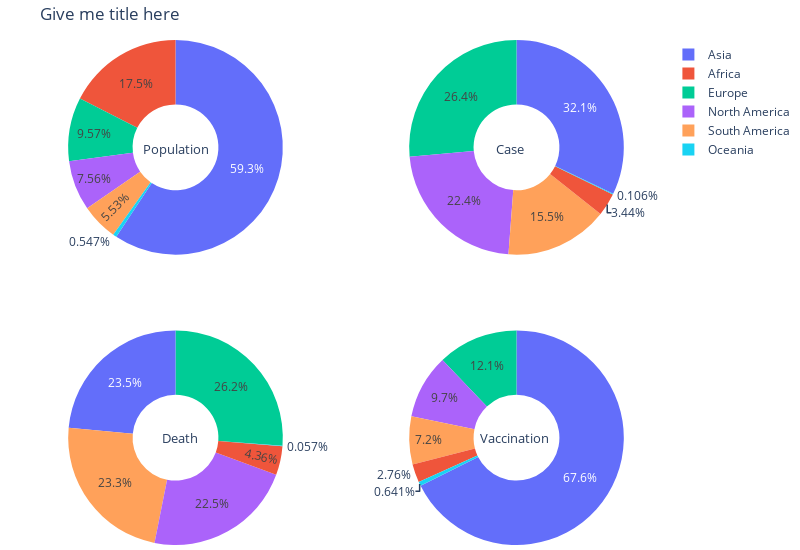

Notebook cell for this chart:
### Markdown cell above
# SHARE POPULATION IN CASE

### Code cell
fig = make_subplots(rows=2, cols=2, specs=[[{'type':'domain'}, {'type':'domain'}],[{'type':'domain'}, {'type':'domain'}]])


c4date = owid_covid_data[['continent','location','population','total_cases','total_deaths','total_vaccinations']].groupby('location').last().groupby('continent').sum()


labels = c4date.index

fig.add_trace(go.Pie(labels=labels, values=c4date.loc[c4date.index,'population'], name="Share Population"),
              1, 1)
fig.add_trace(go.Pie(labels=labels, values=c4date.loc[c4date.index,'total_cases'].tolist(), name="Share Cases"),
              1, 2)
fig.add_trace(go.Pie(labels=labels, values=c4date.loc[c4date.index,'total_deaths'].tolist(), name="Share Deaths"),
              2, 1)
fig.add_trace(go.Pie(labels=labels, values=c4date.loc[c4date.index,'total_vaccinations'].tolist(), name="Share Vaccinations"),
              2, 2)        

fig.update_traces(hole=.4, hoverinfo="label+percent+name")

fig.update_layout(
    title_text="Give me title here",
    margin={"r":5,"t":40,"l":5,"b":5},
    height= 550,
    width = 800,
    # Add annotations in the center of the donut pies.
    annotations=[dict(text='Population', x= 0.17, y=0.805, font_size=13, showarrow=False),
                 dict(text='Case', x=0.79, y=0.805, font_size=13, showarrow=False),
                 dict(text='Death',x=0.2, y= 0.19, font_size=13, showarrow=False),
                 dict(text='Vaccination', x=0.83, y= 0.19, font_size=13, showarrow=False)
                 ])
fig.show()

### Figure 1 — Plotly figure (JSON) as saved in the notebook; plotly's stock layout.template omitted (floating-point values rounded to 4 significant figures)
{"data": [{"domain": {"x": [0, 0.45], "y": [0.575, 1]}, "hole": 0.4, "hoverinfo": "label+percent+name", "labels": ["Africa", "Asia", "Europe", "North America", "Oceania", "South America"], "name": "Share Population", "type": "pie", "values": [1371693397, 4652557947, 750832184, 592829053, 42936804, 433953687]}, {"domain": {"x": [0.55, 1], "y": [0.575, 1]}, "hole": 0.4, "hoverinfo": "label+percent+name", "labels": ["Africa", "Asia", "Europe", "North America", "Oceania", "South America"], "name": "Share Cases", "type": "pie", "values": [8507361, 79571893, 65377080, 55456312, 263369, 38396741]}, {"domain": {"x": [0, 0.45], "y": [0, 0.425]}, "hole": 0.4, "hoverinfo": "label+percent+name", "labels": ["Africa", "Asia", "Europe", "North America", "Oceania", "South America"], "name": "Share Deaths", "type": "pie", "values": [218561, 1178919, 1313814, 1128788, 2856, 1170638]}, {"domain": {"x": [0.55, 1], "y": [0, 0.425]}, "hole": 0.4, "hoverinfo": "label+percent+name", "labels": ["Africa", "Asia", "Europe", "North America", "Oceania", "South America"], "name": "Share Vaccinations", "type": "pie", "values": [196774148, 4817907303, 863142464, 691287374, 45655178, 513143637]}], "layout": {"annotations": [{"font": {"size": 13}, "showarrow": false, "text": "Population", "x": 0.17, "y": 0.805}, {"font": {"size": 13}, "showarrow": false, "text": "Case", "x": 0.79, "y": 0.805}, {"font": {"size": 13}, "showarrow": false, "text": "Death", "x": 0.2, "y": 0.19}, {"font": {"size": 13}, "showarrow": false, "text": "Vaccination", "x": 0.83, "y": 0.19}], "height": 550, "margin": {"b": 5, "l": 5, "r": 5, "t": 40}, "title": {"text": "Give me title here"}, "width": 800}}
